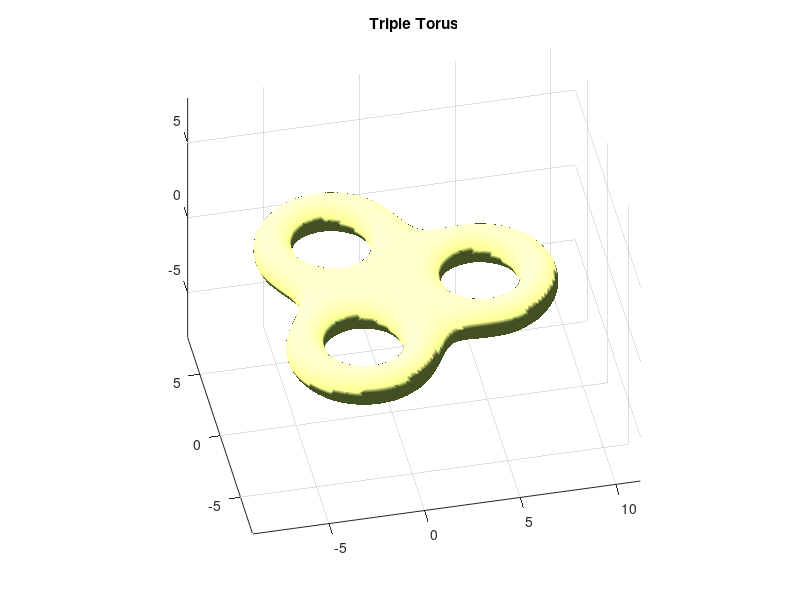

This chart was generated by the following MATLAB code: (Note: this script raises an error after producing the figure.)
% Illustration of a triple torus

function TripleTorus()

close all
clear


% Radii of the Toruses 
r = 1;
R = 3;

Kb = R+r;

% Km controls the smoothness of the transition from one ring to the others
Km = 0.5125*Kb;

L = 2.5*(r+R);

% Grid size
h = 0.2; 

X = (-L):h:L; m = length(X);
Y = (-L):h:L; n = length(Y);
Z = (-1.1*r):h:(1.1*r); k = length(Z);

W = zeros(m, n, k);

for i=1:length(X)
  for j=1:length(Y)
     x = X(i);
     y = Y(j);

     [x, y] = triple_torus_function (x, y, r, R, Kb, Km);
     val = (sqrt(x^2+y^2)-R)^2-r^2;
     W(i, j, :) = val + Z.^2;

  end
end

figure
title('Triple Torus')
hold on
axis equal
grid on

% Light green color 
light_green=[184, 224, 98]/256; 

H = patch(isosurface(X, Y, Z, W, 0));
isonormals(X, Y, Z, W, H);
mycolor = light_green;

set(H, 'FaceColor', mycolor, 'EdgeColor','none', 'FaceAlpha', 1)
set(H, 'SpecularColorReflectance', 0.1, 'DiffuseStrength', 0.8)
set(H, 'FaceLighting', 'phong', 'AmbientStrength', 0.3)
set(H, 'SpecularExponent', 108)

daspect([1 1 1])
axis tight
colormap(prism(28))
view(-12, 40)

% Add in a source of light
camlight (-50, 54)
lighting phong

end
   

function [x, y] = triple_torus_function (x, y, ~, ~, Kb, Km)
% Deformation in the plane, which, when composed with a torus will give
% a triple torus   

% Center of one of the torii
O = [-Kb, -Kb/sqrt(3)]; 

angle = 2*pi/3;
Mat = [ cos(angle),-sin(angle); sin(angle),cos(angle)];

p =[x, y]';
phi = atan2(y, x);

if phi >= pi/6 && phi <= 5*pi/6
  % Rotate 120 degree counterclockwise
  p = Mat*p; 
elseif phi >= -pi/2 && phi < pi/6
  % Rotate 240 degrees counterclockwise
  p = (Mat^2)*p;
end

x = p(1); 
y = p(2);

% Reflect against a line, to merge two cases in one
if y > x/sqrt(3)

  p = [x, y];
  v = [cos(2*pi/3), sin(2*pi/3)];

  p = p - 2*v*dot(p, v)/dot(v, v);
  x = p(1); 
  y = p(2);

end

if x > O(1)

  % Project to the y axis, to a point B
  if y < O(2)
     A = [O(1), y];
     B = [0, y];
  else
     A = O;

     p = [x, y];
     rho = norm(p-O);

     B = O+(Kb/rho)*(p-O);
  end

  p = [x, y];

  d = norm(p-A);
  q = norm(B-A);

  d = my_map(d, q, Km);
  p = (d/q)*B+(1-d/q)*A;
  x = p(1);
  y = p(2);
end

% Shift towards the origin
x = x-O(1);
y = y-O(2);

end

function y = my_map(x, Kb, Km)

if x > Kb
  y = Km + 1;
elseif x < Km
  y = x;
else
  y = Km+sin((pi/2)*(x-Km)/(Kb-Km));
end

end